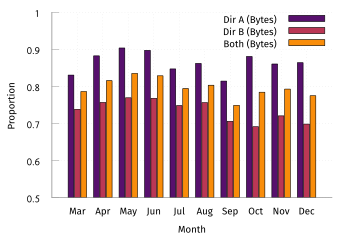

gnuplot code for this plot:
set terminal tikz standalone color size 9cm,6cm font '\scriptsize' preamble '\usepackage{microtype} \usepackage[sfdefault]{FiraSans} \usepackage{newtxsf} \usepackage[T1]{fontenc} \renewcommand*\oldstylenums[1]{{\firaoldstyle #1}} \usepackage[binary-units, per-mode=symbol]{siunitx} \sisetup{detect-all}'
set output "tcp-monthly-pres-bytes.tex"

load "gnuplot-palettes/inferno.pal"

set boxwidth 0.9
set style data histogram
set style histogram cluster gap 1
set style fill solid border -1
set datafile separator ","
unset colorbox

set xlabel "Month"
set ylabel "Proportion"

set yrange [0.5:1.0]
set key at 10,1

plot '../results/dirA-1.csv' u 15: xtic(1) title "Dir A (Bytes)" lc palette frac 0.25, \
     '../results/dirB-1.csv' u 15 title "Dir B (Bytes)" lc palette frac 0.5, \
     '../results/biDir-1.csv' u 15 title "Both (Bytes)" lc palette frac 0.75
